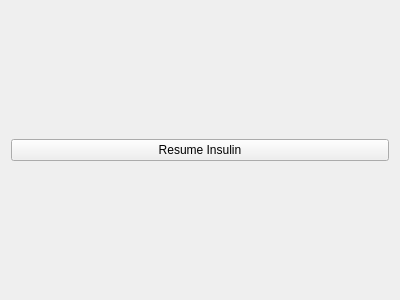
<?xml version="1.0" encoding="UTF-8"?>
<ui version="4.0">
 <class>InsulinStartScreen</class>
 <widget class="QWidget" name="InsulinStartScreen">
  <property name="geometry">
   <rect>
    <x>0</x>
    <y>0</y>
    <width>400</width>
    <height>300</height>
   </rect>
  </property>
  <property name="windowTitle">
   <string>Form</string>
  </property>
  <layout class="QVBoxLayout" name="verticalLayout">
   <item>
    <widget class="QPushButton" name="resumeInsulin">
     <property name="text">
      <string>Resume Insulin</string>
     </property>
    </widget>
   </item>
  </layout>
 </widget>
 <resources/>
 <connections>
  <connection>
   <sender>resumeInsulin</sender>
   <signal>clicked()</signal>
   <receiver>InsulinStartScreen</receiver>
   <slot>insulinStartConfirmedClicked()</slot>
   <hints>
    <hint type="sourcelabel">
     <x>199</x>
     <y>149</y>
    </hint>
    <hint type="destinationlabel">
     <x>199</x>
     <y>149</y>
    </hint>
   </hints>
  </connection>
 </connections>
 <slots>
  <slot>resumeInsulin()</slot>
  <slot>insulinStartConfirmedClicked()</slot>
 </slots>
</ui>
